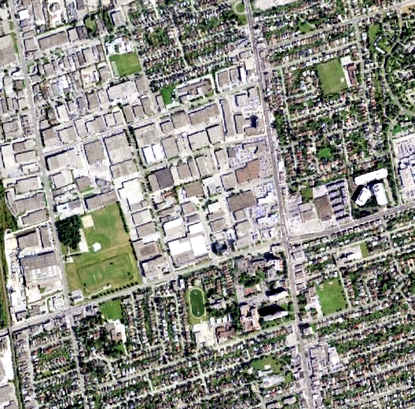
%> input picture data/optical_ref.png, 415 x 409 px, shrunk from 528 x 520 before the run
$ octave demo.m   (GNU Octave 9; MATLAB toolbox functions it lacks are replaced by stand-ins)
%> lines starting %> are read from the running program, lines starting %| are printed output that depends on the picture; in (x1, y1, x2, y2) boxes, pixels count from 0 and x2, y2 are one past the last pixel; in counts of white or black regions, pixels touching at a corner belong together; the program's own positions count from 1
### matchFramework.m
function [CP_Ref,CP_Sen] = matchFramework(im_Ref,im_Sen,CP_initial_file,descriptor,disthre,tranFlag, templateSize, searchRad);

% detect the tie points using the proposed matching framework
% As the matlab cannot handle the georeference information of images,
% we use some initial control points by manually ('CP_initial_file') to determine the search region
%

% If you use this implementation please cite:
% Y Ye, L Bruzzone, J Shan, F Bovolo, and Q Zhu. Fast and Robust Matching for Multimodal Remote Sensing Image Registration，TGRS，2019

% If you use this implementation please cite:
%

% ----------------------------------------------------------------------
% Permission to use, copy, or modify this software and its documentation
% for educational and research purposes only and without fee is here
% granted, provided that this copyright notice and the original authors'
% names appear on all copies and supporting documentation. This program
% shall not be used, rewritten, or adapted as the basis of a commercial
% software or hardware product without first obtaining permission of the
% authors. The authors make no representations about the suitability of
% this software for any purpose. It is provided "as is" without express
% or implied warranty.
%----------------------------------------------------------------------

%
% Contact: yeyuanxin110@163.com
%input Parameters:
%                 im_Ref: the reference image
%                 im_Sen: the sensed image
%                 CP_initial_file: the file path of the initial points. they are used to determine the searchRegion;
%                 desriptor: the pixel-wise represatation, which can only be 'CFOG','FHOG','FLSS', or 'FSURF'
%                 disthre: the threshold of the errors of matching point pair, if the error of the point pair is less than dis, they are regrad as the correct match
%                 tranFlag:  the geometric transformation between two images for prediect the searth region. 0:affine, 1: projective, 2: Quadratic polynomial,3: cubic polynomial,the default is 3
%                 templateSize: the template size, its minimum value must be more than 20, the default is 100
%                 searchRad: the radius of searchRegion, the default is 10.

%
%
%
%
%
%

%return vaules:
%                 CP_Ref: the coordinates ([x,y]) in the reference image
%                 CP_Sen: the coordinates ([x,y]) in the sensed image


if nargin < 3
    disp('the number input parameters must be >= 3 ');
    return;
end
if nargin < 4
    descriptor = 'CFOG';    % the descriptor for calculate the pixel-wise feature representation
end
if nargin < 5
    disthre = 1.5;        % the threshod of match errors
end
if nargin < 6
    tranFlag = 0;            % the type of geometric transformation between images
end
if nargin < 7
    templateSize = 100;% the template size
end
if nargin < 8
    searchRad = 20;    % the radius of search region
end


% tranfer the rgb to gray
[k1,k2,k3] = size(im_Ref);
if k3 == 3
    im_Ref = rgb2gray(im_Ref);
end
im_Ref = double(im_Ref);

[k1,k2,k3] = size(im_Sen);
if k3 == 3
    im_Sen = rgb2gray(im_Sen);
end
im_Sen = double(im_Sen);

[im_RefH,im_RefW] = size(im_Ref);
[im_SenH,im_SenW] = size(im_Sen);

templateRad = round(templateSize/2);    %the template radius
marg=templateRad+searchRad+2;           %the boundary. we don't detect tie points out of the boundary

matchRad = templateRad + searchRad; %the match radius,which is the sum of the template and search radius


CM = 0 ;%the number of total match


%extract the interest points using blocked-harris
im1 = im_Ref(marg:im_RefH-marg,marg:im_RefW-marg);% remove the pixel near the boundary
Value = harrisValue(im1);                        % harris intensity value
[r,c,rsubp,cubp] = nonmaxsupptsgrid(Value,3,0.3,10,2); % non-maxima suppression in regular
                                                       % here is 5*5 grid
                                                       % 8 points in each grid, in total 200 interet points

points1 =[r,c] + marg - 1;
pNum = size(points1,1); % the number of interest points


%caculate the pixel-wise feature represatation
tic;
[feature_Ref,flag_Ref] = pixelFeature(im_Ref,descriptor);
[feature_Sen,flag_Sen] = pixelFeature(im_Sen,descriptor);

fprintf('the feature extraction time for two images is %f\n',toc);
% [8 lines of commented-out code are left out]
checkPt = textread(CP_initial_file);
refpt = [checkPt(:,1),checkPt(:,2)]; %the check points in the referencing image
senpt = [checkPt(:,3),checkPt(:,4)]; %the check points in the sensed image

% solve the geometric tranformation parameter
% tran 0:affine, 1: projective, 2: Quadratic polynomial,3: cubic polynomial,the default is 3
tform = [];
if tranFlag == 0
    tform = cp2tform(refpt,senpt,'affine');
    T = tform.tdata.T;
elseif tranFlag == 1
    tform = cp2tform(refpt,senpt,'projective');
    T = tform.tdata.T;
    else
    T = solvePoly(refpt,senpt,tranFlag);
end
H = T';%the geometric transformation parameters from im_Ref to im_Sen

%detect the tie points by the template matching strategy for each
%interestin pionts
for n = 1: pNum

    %the x and y coordinates in the reference image
    X_Ref=points1(n,2);
    Y_Ref=points1(n,1);


    %transform the (x,y) of reference image to sensed image by the geometric relationship of check points
    %to determine the search region
    tempCo = [X_Ref,Y_Ref];
    tempCo1 = transferTo(tform,tempCo,H,tranFlag);

    %tranformed coordinate (X_Sen_c, Y_Sen_c)
    X_Sen_c = tempCo1(1);
    Y_Sen_c = tempCo1(2);
    X_Sen_c1=round(tempCo1(1));
    Y_Sen_c1 =round(tempCo1(2));

    %judge whether the transformed points are out the boundary of right image.

    if (X_Sen_c1 < marg+1 | X_Sen_c1 > size(im_Sen,2)-marg | Y_Sen_c1<marg+1 | Y_Sen_c1 > size(im_Sen,1)-marg)
        %if out the boundary, this produre enter the next cycle
        continue;
    end


     % get the pixel-wise representation of the match Region centered on (X_Ref,Y_Sen) and (X_Sen,Y_Sen)
     %featureSub_Ref = single(getFeatureSub(feature_Ref,Y_Ref,X_Ref,matchRad));
     %featureSub_Sen = single(getFeatureSub(feature_Sen,Y_Sen_c1,X_Sen_c1,matchRad));
     featureSub_Ref = feature_Ref(Y_Ref-matchRad:Y_Ref+matchRad,X_Ref-matchRad:X_Ref+matchRad,:);
     featureSub_Sen = feature_Sen(Y_Sen_c1-matchRad:Y_Sen_c1+matchRad,X_Sen_c1-matchRad:X_Sen_c1+matchRad,:);


     % FFT-based image matching
      [m1,n1,k1] = fftmatch(featureSub_Ref,featureSub_Sen,1);

       max_i = m1;
       max_j = n1;
     if (size(max_i,1) < 1 || size(max_j,1) < 1)
          continue;
      end

      %the (matchY,matchX) coordinates of match
      Y_match = Y_Sen_c1 + max_i(1);
      X_match = X_Sen_c1 + max_j(1);
      if (im_Sen(Y_match,X_match)<=0)
          continue;
      end

      CM=CM+1;
      CP_Ref(CM,:) = [X_Ref,Y_Ref];
      CP_Sen(CM,:) = [X_match(1),Y_match(1)];

end

### harrisValue.m
function cim = harrisValue(im)
    % calculate the harrris intensity value


    % only luminance value
    im = double(im(:,:,1));
    sigma = 1.5;

    % derivative masks
    s_D = 0.7*sigma;
    x  = -round(3*s_D):round(3*s_D);
    dx = x .* exp(-x.*x/(2*s_D*s_D)) ./ (s_D*s_D*s_D*sqrt(2*pi));
    dy = dx';

    % image derivatives
    Ix = conv2(im, dx, 'same');
    Iy = conv2(im, dy, 'same');

    % sum of the Auto-correlation matrix
    s_I = sigma;
    g = fspecial('gaussian',max(1,fix(6*s_I+1)), s_I);
    Ix2 = conv2(Ix.^2, g, 'same'); % Smoothed squared image derivatives
    Iy2 = conv2(Iy.^2, g, 'same');
    Ixy = conv2(Ix.*Iy, g, 'same');

    % interest point response
    cim = (Ix2.*Iy2 - Ixy.^2)./(Ix2 + Iy2 + eps);				% Alison Noble measure.


end

### nonmaxsupptsgrid.m
% NONMAXSUPPTS - Non-maximal suppression for features/corners
%
% Non maxima suppression and thresholding for points generated by a feature
% or corner detector.
%
% Usage:   [r,c] = nonmaxsuppts(cim, radius, thresh, im)
%                                                    /
%                                                optional
%
%          [r,c, rsubp, csubp] = nonmaxsuppts(cim, radius, thresh, im)
%
% Arguments:
%            cim    - corner strength image.
%            radius - radius of region considered in non-maximal
%                     suppression. Typical values to use might
%                     be 1-3 pixels.
%            thresh - threshold.
%            gridNum- the number of grid
%            PTnum      - the number of feature pts in each grid
%            im     - optional image data.  If this is supplied the
%                     thresholded corners are overlayed on this
%                     image. This can be useful for parameter tuning.
% Returns:
%            r      - row coordinates of corner points (integer valued).
%            c      - column coordinates of corner points.
%            rsubp  - If four return values are requested sub-pixel
%            csubp  - localization of feature points is attempted and
%                     returned as an additional set of floating point
%                     coords. Note that you may still want to use the integer
%                     valued coords to specify centres of correlation windows
%                     for feature matching.
%

% Copyright (c) 2003-2005 Peter Kovesi
% School of Computer Science & Software Engineering
% The University of Western Australia
% http://www.csse.uwa.edu.au/
%
% Permission is hereby granted, free of charge, to any person obtaining a copy
% of this software and associated documentation files (the "Software"), to deal
% in the Software without restriction, subject to the following conditions:
%
% The above copyright notice and this permission notice shall be included in all
% copies or substantial portions of the Software.
%
% The Software is provided "as is", without warranty of any kind.

% September 2003  Original version
% August    2005  Subpixel localization and Octave compatibility
% January   2010  Fix for completely horizontal and vertical lines (by Thomas Stehle,
%                 RWTH Aachen University)
% January   2011  Warning given if no maxima found

% 2011-8           extract the pts according to the grid by ye
function [r,c, rsubp, csubp] = nonmaxsupptsgrid(cim, radius,thresh,gridNum,PTnum,im)

    subPixel = nargout == 4;            % We want sub-pixel locations
    [rows,cols] = size(cim);

    % Extract local maxima by performing a grey scale morphological
    % dilation and then finding points in the corner strength image that
    % match the dilated image and are also greater than the threshold.

    sze = 2*radius+1;                   % Size of dilation mask.
    mx = ordfilt2(cim,sze^2,ones(sze)); % Grey-scale dilate.

    % Make mask to exclude points within radius of the image boundary.
    bordermask = zeros(size(cim));
    bordermask(radius+1:end-radius, radius+1:end-radius) = 1;

    [m,n]=size(cim); %the size of im

    %the intervel of row and col between grid
    if mod(m,gridNum) == 0
        rInterval = floor(m/gridNum) -1;
    else
        rInterval = floor(m/gridNum);
    end
    if mod(n,gridNum)==0
        cInterval = floor(n/gridNum)-1;
    else
        cInterval = floor(n/gridNum);
    end

    % Find maxima, threshold, and apply bordermask
    cimmx = (cim==mx) & (cim>thresh) & bordermask;

    cimmx = cimmx.*cim;

     % Find row,col coords.
    flag = 0;
    for ii = 1:rInterval:m
        for jj = 1:cInterval:n
            if ii + rInterval-1 > m | jj+cInterval-1 >n
                break;
            end
            cimTemp = cimmx(ii:ii+rInterval-1,jj:jj+cInterval-1);
            [value,indice] = sort(cimTemp(:),'descend');
            [Yayi,Xaxi] = find(cimTemp >= value(PTnum) & cimTemp > thresh);
            if isempty(Yayi)
                %如果没有一个符合条件（大于阈值）
                continue;
            end
            RowNum = max(size(Yayi));%符合上述条件（大于阈值）的点数
            if RowNum < PTnum
                %如果大于阈值的点数小于格网内提取的点数，则如下
                Yayi = Yayi(1:RowNum,:);
                Xaxi = Xaxi(1:RowNum,:);
            else
                Yayi = Yayi(1:PTnum,:);
                Xaxi = Xaxi(1:PTnum,:);
            end
            Yayi = Yayi + ii -1;
            Xaxi = Xaxi + jj -1;
            if flag == 0
                r = [Yayi];
                c = [Xaxi];
            else
                r = [r;Yayi];
                c = [c;Xaxi];
            end
            flag = 1;
        end
    end

%   [r,c] = find(cimmx);                % Find row,col coords.


     if subPixel        % Compute local maxima to sub pixel accuracy
        if ~isempty(r) % ...if we have some ponts to work with

        ind = sub2ind(size(cim),r,c);   % 1D indices of feature points
        w = 1;         % Width that we look out on each side of the feature
                       % point to fit a local parabola

        % Indices of points above, below, left and right of feature point
        indrminus1 = max(ind-w,1);
        indrplus1  = min(ind+w,rows*cols);
        indcminus1 = max(ind-w*rows,1);
        indcplus1  = min(ind+w*rows,rows*cols);

        % Solve for quadratic down rows
        rowshift = zeros(size(ind));
        cy = cim(ind);
        ay = (cim(indrminus1) + cim(indrplus1))/2 - cy;
        by = ay + cy - cim(indrminus1);
        rowshift(ay ~= 0) = -w*by(ay ~= 0)./(2*ay(ay ~= 0));       % Maxima of quadradic
        rowshift(ay == 0) = 0;

        % Solve for quadratic across columns
        colshift = zeros(size(ind));
        cx = cim(ind);
        ax = (cim(indcminus1) + cim(indcplus1))/2 - cx;
        bx = ax + cx - cim(indcminus1);
        colshift(ax ~= 0) = -w*bx(ax ~= 0)./(2*ax(ax ~= 0));       % Maxima of quadradic
        colshift(ax == 0) = 0;

        rsubp = r+rowshift;  % Add subpixel corrections to original row
        csubp = c+colshift;  % and column coords.
        else
        rsubp = []; csubp = [];
        end
    end

    if nargin==4 & ~isempty(r)     % Overlay corners on supplied image.
        figure(1), imshow(im,[]), hold on
        if subPixel
            plot(csubp,rsubp,'r+'), title('corners detected');
        else
            plot(c,r,'r+'), title('corners detected');
        end
        hold off
    end

    if isempty(r)
        fprintf('No maxima above threshold found\n');
    end

### pixel-wise feature represatation/CFOG/CFOG.m
function feature = CFOG(im,nOrient,sigma,flag)
%input Parameters:
%            im: the input image
%            number: the number of nOrient bins,the default value is 9;
%            sigma: the sigma of Guassian, the default value is 0.8;
%            flag: the C or matlab version of CFOG, 0: C version, 1: matlab
%                   version, the default is 0;

%return vaules:
%           feature: the output feature;

if nargin < 1
    disp('the number input parameters must be >= 1 ');
    return;
end
if nargin < 2
    nOrient = 9;    % the number of nOrient bins for calculating CFOG
end
if nargin < 3
    sigma = 0.8;        % the sigma value of Guassian for caculating CFOG
end
if nargin < 4
    flag = 0;            % using C version code
end

im = single(im);
if ~flag
    % the CFOG of C，using L2 normalise
    feature = CFOG_C(im,nOrient,sigma);
else
    % the CF0G of C++
     % L1 normalise for CFOG
    feature = CFOG_matlab1(im,nOrient,sigma);
    % L2 normalise for CFOG
    %feature = CFOG_matlab2(im,nOrient,sigma);
end


### pixelFeature.m
function [feature,flag] = pixelFeature(im,descriptor);
%caculate the pixel-wise feature represatation using
%'CFOG','FHOG','FLSS','FSURF'.


% Contact: yeyuanxin110@163.com
%input Parameters:
%                 im: the input image
%                 descriptor: the pixel-wise represatation, which can only be 'CFOG','FHOG','FLSS', or 'FSURF'


%return vaules:
%                 feature: pixel-wise feature represatation
%                 flag: 1 denote success of feature represatation, 0
%                 denotes fail of feature represatation


% get the first band of the image for feature extraction;

flag = 1;
switch(descriptor)
    case 'CFOG'
        % caculate the CFOG of C++ version
        %feature = CFOG(im,9,0.8,0);
         % caculate the CFOG of matlab version
        feature = CFOG(im,9,0.8,1);

    case 'FHOG'
        %calculate the gradient magnitude and orientation
        [grad,or,or_1] = imgrad2(im,0);
        or_1(or_1<0) = or_1(or_1<0)+pi;

        %caluate the pixel-wise hog descriptor
        feature = FHOG(single(grad),single(or_1));
    case 'FLSS'
        % calculate the pixel-wise LSS descriptor
        feature = FLSS(im);
    case 'FSURF'
        % calculate the pixel-wise LSS descriptor
        feature = FSURF(im);
    otherwise
        flag = 0;
end


### demo.m

clear;
% add the path of feature extraction functions
addpath('.\pixel-wise feature represatation\CFOG');
addpath('.\pixel-wise feature represatation\FHOG');
addpath('.\pixel-wise feature represatation\FLSS');
addpath('.\pixel-wise feature represatation\FSURF');

% optical and sar matching
 im_Ref = imread('.\data\optical_ref.png');
%> im_Ref is the input picture: size 409x415x3 uint8; mean R, G, B 143.8, 143.6, 136.4
 im_Sen = imread('.\data\SAR_sen.png');
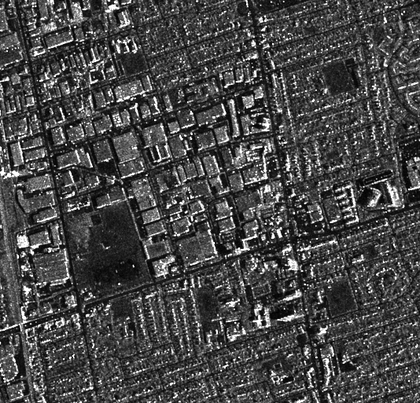
%> input picture data/SAR_sen.png, 420 x 403 px, shrunk from 534 x 513 before the run
%> im_Sen is the input picture: size 403x420 uint8; min 0, max 255, mean 71.3
 CP_initial_file = '.\data\OpticaltoSAR_initialCP.txt';


% [27 lines of commented-out code are left out]
tic
%using CFOG
[CP_Ref,CP_Sen] = matchFramework(im_Ref,im_Sen,CP_initial_file,'CFOG');
%> in matchFramework, `im1 = im_Ref(marg:im_RefH-marg,marg:im_RefW-marg);`:
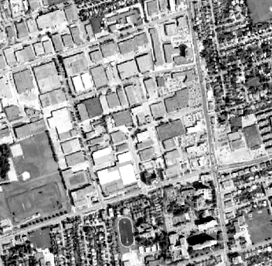
%> im1: size 266x272 double; min 0, max 255, mean 152.6
%> in harrisValue, `Ixy = conv2(Ix.*Iy, g, 'same');`:
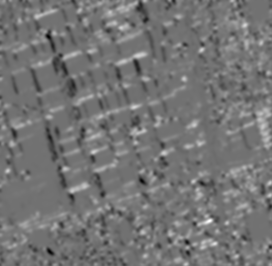
%> Ixy: size 266x272 double; min -1461.6, max 1815.6, mean 38.8; drawn with min black and max white
%> in harrisValue, `cim = (Ix2.*Iy2 - Ixy.^2)./(Ix2 + Iy2 + eps);`:
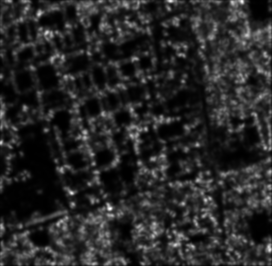
%> cim: size 266x272 double; min 0.000206, max 842.1, mean 132.5; drawn with min black and max white
%> in nonmaxsupptsgrid, `mx = ordfilt2(cim,sze^2,ones(sze));`:
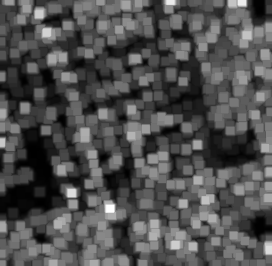
%> mx: size 266x272 double; min 2.34, max 842.1, mean 266.1; drawn with min black and max white
%> in nonmaxsupptsgrid, `bordermask(radius+1:end-radius, radius+1:end-radius) = 1;`:
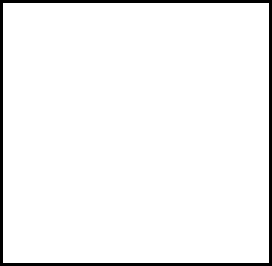
%> bordermask: size 266x272 double; values 0 (black) and 1 (white), 95.6% white; 1 black region, box (x1, y1, x2, y2) and area: (0, 0, 272, 266) 3192
%> in nonmaxsupptsgrid, `cimmx = (cim==mx) & (cim>thresh) & bordermask;`:
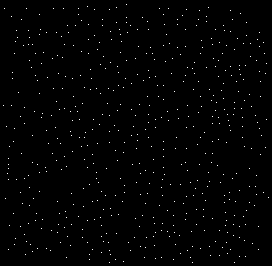
%> cimmx: size 266x272 logical; 0.77% white in thin lines or dots
%> after the loop in nonmaxsupptsgrid, `for ii = 1:rInterval:m`: c = 199 values, max 269 at index 159, min 6 at index 140, mean 135.2; r = 199 values, max 260 at index 189, min 5 at index 9, mean 130.9
%> in nonmaxsupptsgrid, `ind = sub2ind(size(cim),r,c);`: ind = 199 values, max 71486 at index 159, min 1529 at index 140, mean 35831.1
%> in nonmaxsupptsgrid, `indrminus1 = max(ind-w,1);`: indrminus1 = 199 values, max 71485 at index 159, min 1528 at index 140, mean 35830.1
%> in nonmaxsupptsgrid, `indrplus1  = min(ind+w,rows*cols);`: indrplus1 = 199 values, max 71487 at index 159, min 1530 at index 140, mean 35832.1
%> in nonmaxsupptsgrid, `indcminus1 = max(ind-w*rows,1);`: indcminus1 = 199 values, max 71220 at index 159, min 1263 at index 140, mean 35565.1
%> in nonmaxsupptsgrid, `indcplus1  = min(ind+w*rows,rows*cols);`: indcplus1 = 199 values, max 71752 at index 159, min 1795 at index 140, mean 36097.1
%> in nonmaxsupptsgrid, `cy = cim(ind);`: cy = 199 values, max 842.1 at index 168, min 12.58 at index 123, mean 411.4
%> in nonmaxsupptsgrid, `ay = (cim(indrminus1) + cim(indrplus1))/2 - cy;`: ay = 199 values, max -2.14 at index 123, min -118.3 at index 144, mean -44.77
%> in nonmaxsupptsgrid, `by = ay + cy - cim(indrminus1);`: by = 199 values, max 78.3 at index 192, min -103.5 at index 144, mean -1.24
%> in nonmaxsupptsgrid, `cx = cim(ind);`: cx has the same summary as cy
%> in nonmaxsupptsgrid, `ax = (cim(indcminus1) + cim(indcplus1))/2 - cx;`: ax = 199 values, max -1.68 at index 123, min -105.6 at index 174, mean -43.39
%> in nonmaxsupptsgrid, `bx = ax + cx - cim(indcminus1);`: bx = 199 values, max 64.9 at index 59, min -64.49 at index 168, mean 2.19
%> in nonmaxsupptsgrid, `rsubp = r+rowshift;`: rsubp = 199 values, max 259.9 at index 189, min 5.37 at index 9, mean 130.9
%> in nonmaxsupptsgrid, `csubp = c+colshift;`: csubp = 199 values, max 268.9 at index 159, min 6.31 at index 140, mean 135.2
%> in matchFramework, `[r,c,rsubp,cubp] = nonmaxsupptsgrid(Value,3,0.3,10,2);`: cubp has the same summary as csubp in nonmaxsupptsgrid
%> in matchFramework, `points1 =[r,c] + marg - 1;`: points1 = 199 rows, first 12: [91 93; 80 98; 86 111; 80 125; 97 139; 80 150; 78 159; 97 174; 76 198; 97 202; 89 214; 93 219]
%> the run ends on the next line
